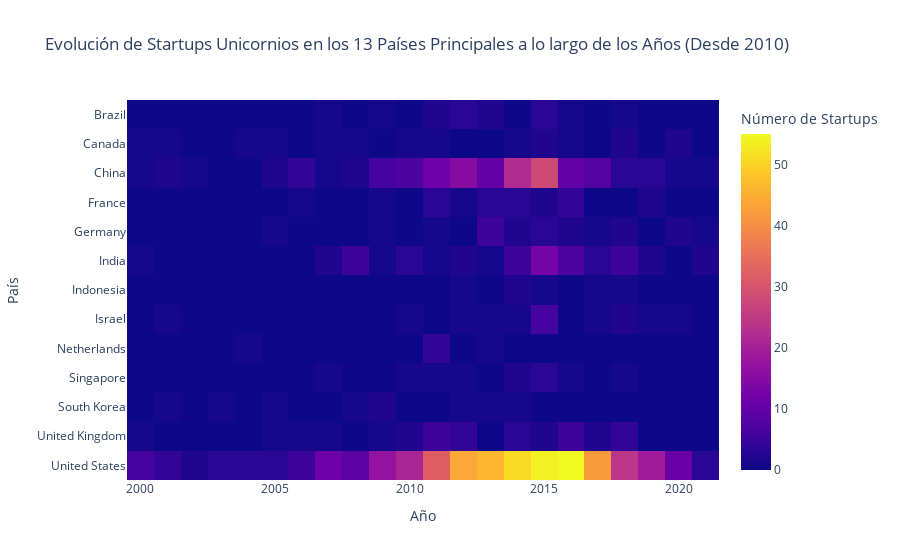

Notebook cell for this chart:
### Code cell
# Convierte la columna "Founded Year" a valores numéricos
df_unicorns['Founded Year'] = pd.to_numeric(df_unicorns['Founded Year'], errors='coerce')

# Filtra unicornios creados a partir de 2010
df_unicorns_recent = df_unicorns[df_unicorns['Founded Year'] >= 2000]

# Crea un DataFrame con el recuento de unicornios por país
startup_counts = df_unicorns_recent.groupby(['Country']).size().reset_index(name='Count')

# Ordena el DataFrame por el número de startups de manera descendente
startup_counts = startup_counts.sort_values(by='Count', ascending=False)

# Selecciona los 13 países con más startups
top_13_countries = startup_counts.head(13)

# Crea un DataFrame con el recuento de unicornios por país y año
startup_counts = df_unicorns_recent.groupby(['Country', 'Founded Year']).size().reset_index(name='Count')

# Filtra las filas solo para los países que están en el top 13
startup_counts = startup_counts[startup_counts['Country'].isin(top_13_countries['Country'])]

# Crea un mapa de calor
fig = px.imshow(startup_counts.pivot_table(index='Country', columns='Founded Year', values='Count', fill_value=0),
                labels={'x': 'Año', 'y': 'País', 'color': 'Número de Startups'},
                title='Evolución de Startups Unicornios en los 13 Países Principales a lo largo de los Años (Desde 2010)')

# Muestra el mapa de calor
fig.show()

### Figure 1 — Plotly figure (JSON) as saved in the notebook; plotly's stock layout.template omitted (floating-point values rounded to 4 significant figures; data arrays with more than 128 entries replaced by an {"elided": "..."} marker saying what was removed)
{"data": [{"coloraxis": "coloraxis", "hovertemplate": "Año: %{x}<br>País: %{y}<br>Número de Startups: %{z}<extra></extra>", "name": "0", "type": "heatmap", "x": [2000, 2001, 2002, 2003, 2004, 2005, 2006, 2007, 2008, 2009, 2010, 2011, 2012, 2013, 2014, 2015, 2016, 2017, 2018, 2019, 2020, 2021], "xaxis": "x", "y": ["Brazil", "Canada", "China", "France", "Germany", "India", "Indonesia", "Israel", "Netherlands", "Singapore", "South Korea", "United Kingdom", "United States"], "yaxis": "y", "z": {"elided": "13x22 int values"}}], "layout": {"coloraxis": {"colorbar": {"title": {"text": "Número de Startups"}}, "colorscale": [[0, "#0d0887"], [0.1111, "#46039f"], [0.2222, "#7201a8"], [0.3333, "#9c179e"], [0.4444, "#bd3786"], [0.5556, "#d8576b"], [0.6667, "#ed7953"], [0.7778, "#fb9f3a"], [0.8889, "#fdca26"], [1, "#f0f921"]]}, "title": {"text": "Evolución de Startups Unicornios en los 13 Países Principales a lo largo de los Años (Desde 2010)"}, "xaxis": {"anchor": "y", "constrain": "domain", "domain": [0, 1], "scaleanchor": "y", "title": {"text": "Año"}}, "yaxis": {"anchor": "x", "autorange": "reversed", "constrain": "domain", "domain": [0, 1], "title": {"text": "País"}}}}
